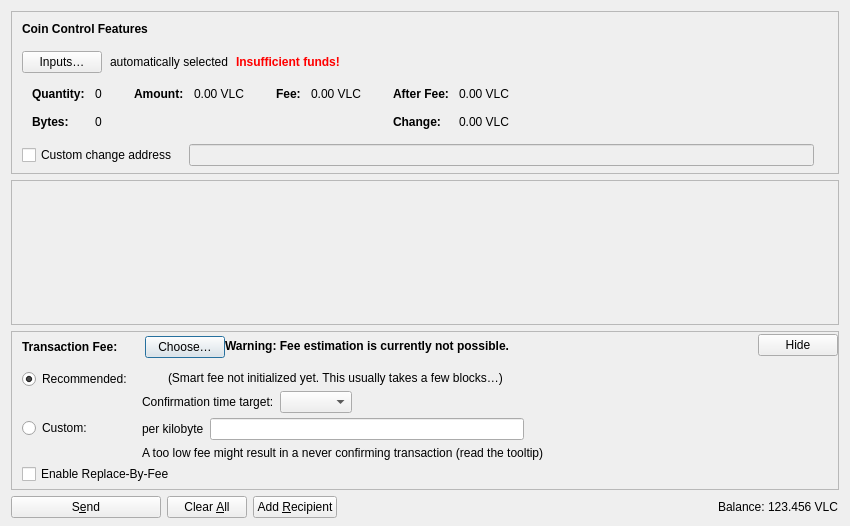
<?xml version="1.0" encoding="UTF-8"?>
<ui version="4.0">
 <class>SendCoinsDialog</class>
 <widget class="QDialog" name="SendCoinsDialog">
  <property name="geometry">
   <rect>
    <x>0</x>
    <y>0</y>
    <width>850</width>
    <height>526</height>
   </rect>
  </property>
  <property name="windowTitle">
   <string>Send Coins</string>
  </property>
  <layout class="QVBoxLayout" name="verticalLayout" stretch="0,1,0,0">
   <property name="bottomMargin">
    <number>8</number>
   </property>
   <item>
    <widget class="QFrame" name="frameCoinControl">
     <property name="sizePolicy">
      <sizepolicy hsizetype="Expanding" vsizetype="Expanding">
       <horstretch>0</horstretch>
       <verstretch>0</verstretch>
      </sizepolicy>
     </property>
     <property name="maximumSize">
      <size>
       <width>16777215</width>
       <height>16777215</height>
      </size>
     </property>
     <property name="frameShape">
      <enum>QFrame::StyledPanel</enum>
     </property>
     <property name="frameShadow">
      <enum>QFrame::Sunken</enum>
     </property>
     <layout class="QVBoxLayout" name="verticalLayoutCoinControl2">
      <property name="spacing">
       <number>0</number>
      </property>
      <property name="leftMargin">
       <number>0</number>
      </property>
      <property name="topMargin">
       <number>0</number>
      </property>
      <property name="rightMargin">
       <number>0</number>
      </property>
      <property name="bottomMargin">
       <number>6</number>
      </property>
      <item>
       <layout class="QVBoxLayout" name="verticalLayoutCoinControl" stretch="0,0,0,0,1">
        <property name="spacing">
         <number>0</number>
        </property>
        <property name="leftMargin">
         <number>10</number>
        </property>
        <property name="topMargin">
         <number>10</number>
        </property>
        <item>
         <layout class="QHBoxLayout" name="horizontalLayoutCoinControl1">
          <property name="bottomMargin">
           <number>15</number>
          </property>
          <item>
           <widget class="QLabel" name="labelCoinControlFeatures">
            <property name="sizePolicy">
             <sizepolicy hsizetype="Preferred" vsizetype="Maximum">
              <horstretch>0</horstretch>
              <verstretch>0</verstretch>
             </sizepolicy>
            </property>
            <property name="font">
             <font>
              <weight>75</weight>
              <bold>true</bold>
             </font>
            </property>
            <property name="styleSheet">
             <string notr="true">font-weight:bold;</string>
            </property>
            <property name="text">
             <string>Coin Control Features</string>
            </property>
           </widget>
          </item>
         </layout>
        </item>
        <item>
         <layout class="QHBoxLayout" name="horizontalLayoutCoinControl2" stretch="0,0,0,0">
          <property name="spacing">
           <number>8</number>
          </property>
          <property name="bottomMargin">
           <number>10</number>
          </property>
          <item>
           <widget class="QPushButton" name="pushButtonCoinControl">
            <property name="styleSheet">
             <string notr="true"/>
            </property>
            <property name="text">
             <string>Inputs…</string>
            </property>
            <property name="autoDefault">
             <bool>false</bool>
            </property>
           </widget>
          </item>
          <item>
           <widget class="QLabel" name="labelCoinControlAutomaticallySelected">
            <property name="text">
             <string>automatically selected</string>
            </property>
            <property name="margin">
             <number>5</number>
            </property>
           </widget>
          </item>
          <item>
           <widget class="QLabel" name="labelCoinControlInsuffFunds">
            <property name="font">
             <font>
              <weight>75</weight>
              <bold>true</bold>
             </font>
            </property>
            <property name="styleSheet">
             <string notr="true">color:red;font-weight:bold;</string>
            </property>
            <property name="text">
             <string>Insufficient funds!</string>
            </property>
            <property name="margin">
             <number>5</number>
            </property>
           </widget>
          </item>
          <item>
           <spacer name="horizontalSpacerCoinControl">
            <property name="orientation">
             <enum>Qt::Horizontal</enum>
            </property>
            <property name="sizeHint" stdset="0">
             <size>
              <width>40</width>
              <height>1</height>
             </size>
            </property>
           </spacer>
          </item>
         </layout>
        </item>
        <item>
         <widget class="QWidget" name="widgetCoinControl" native="true">
          <property name="sizePolicy">
           <sizepolicy hsizetype="Preferred" vsizetype="Preferred">
            <horstretch>0</horstretch>
            <verstretch>0</verstretch>
           </sizepolicy>
          </property>
          <property name="minimumSize">
           <size>
            <width>0</width>
            <height>0</height>
           </size>
          </property>
          <property name="styleSheet">
           <string notr="true"/>
          </property>
          <layout class="QHBoxLayout" name="horizontalLayoutCoinControl5">
           <property name="leftMargin">
            <number>0</number>
           </property>
           <property name="topMargin">
            <number>0</number>
           </property>
           <property name="rightMargin">
            <number>0</number>
           </property>
           <property name="bottomMargin">
            <number>0</number>
           </property>
           <item>
            <layout class="QHBoxLayout" name="horizontalLayoutCoinControl3" stretch="0,0,0,1">
             <property name="spacing">
              <number>20</number>
             </property>
             <property name="topMargin">
              <number>0</number>
             </property>
             <property name="bottomMargin">
              <number>10</number>
             </property>
             <item>
              <layout class="QFormLayout" name="formLayoutCoinControl1">
               <property name="labelAlignment">
                <set>Qt::AlignLeft|Qt::AlignVCenter</set>
               </property>
               <property name="horizontalSpacing">
                <number>10</number>
               </property>
               <property name="verticalSpacing">
                <number>14</number>
               </property>
               <property name="leftMargin">
                <number>10</number>
               </property>
               <property name="topMargin">
                <number>4</number>
               </property>
               <property name="rightMargin">
                <number>6</number>
               </property>
               <item row="0" column="0">
                <widget class="QLabel" name="labelCoinControlQuantityText">
                 <property name="font">
                  <font>
                   <weight>75</weight>
                   <bold>true</bold>
                  </font>
                 </property>
                 <property name="text">
                  <string>Quantity:</string>
                 </property>
                 <property name="margin">
                  <number>0</number>
                 </property>
                </widget>
               </item>
               <item row="0" column="1">
                <widget class="QLabel" name="labelCoinControlQuantity">
                 <property name="cursor">
                  <cursorShape>IBeamCursor</cursorShape>
                 </property>
                 <property name="contextMenuPolicy">
                  <enum>Qt::ActionsContextMenu</enum>
                 </property>
                 <property name="text">
                  <string notr="true">0</string>
                 </property>
                 <property name="margin">
                  <number>0</number>
                 </property>
                 <property name="textInteractionFlags">
                  <set>Qt::LinksAccessibleByMouse|Qt::TextSelectableByKeyboard|Qt::TextSelectableByMouse</set>
                 </property>
                </widget>
               </item>
               <item row="1" column="0">
                <widget class="QLabel" name="labelCoinControlBytesText">
                 <property name="font">
                  <font>
                   <weight>75</weight>
                   <bold>true</bold>
                  </font>
                 </property>
                 <property name="text">
                  <string>Bytes:</string>
                 </property>
                </widget>
               </item>
               <item row="1" column="1">
                <widget class="QLabel" name="labelCoinControlBytes">
                 <property name="cursor">
                  <cursorShape>IBeamCursor</cursorShape>
                 </property>
                 <property name="contextMenuPolicy">
                  <enum>Qt::ActionsContextMenu</enum>
                 </property>
                 <property name="text">
                  <string notr="true">0</string>
                 </property>
                 <property name="textInteractionFlags">
                  <set>Qt::LinksAccessibleByMouse|Qt::TextSelectableByKeyboard|Qt::TextSelectableByMouse</set>
                 </property>
                </widget>
               </item>
              </layout>
             </item>
             <item>
              <layout class="QFormLayout" name="formLayoutCoinControl2">
               <property name="horizontalSpacing">
                <number>10</number>
               </property>
               <property name="verticalSpacing">
                <number>14</number>
               </property>
               <property name="leftMargin">
                <number>6</number>
               </property>
               <property name="topMargin">
                <number>4</number>
               </property>
               <property name="rightMargin">
                <number>6</number>
               </property>
               <item row="0" column="0">
                <widget class="QLabel" name="labelCoinControlAmountText">
                 <property name="font">
                  <font>
                   <weight>75</weight>
                   <bold>true</bold>
                  </font>
                 </property>
                 <property name="text">
                  <string>Amount:</string>
                 </property>
                 <property name="margin">
                  <number>0</number>
                 </property>
                </widget>
               </item>
               <item row="0" column="1">
                <widget class="QLabel" name="labelCoinControlAmount">
                 <property name="cursor">
                  <cursorShape>IBeamCursor</cursorShape>
                 </property>
                 <property name="contextMenuPolicy">
                  <enum>Qt::ActionsContextMenu</enum>
                 </property>
                 <property name="text">
                  <string notr="true">0.00 VLC</string>
                 </property>
                 <property name="textInteractionFlags">
                  <set>Qt::LinksAccessibleByMouse|Qt::TextSelectableByKeyboard|Qt::TextSelectableByMouse</set>
                 </property>
                </widget>
               </item>
              </layout>
             </item>
             <item>
              <layout class="QFormLayout" name="formLayoutCoinControl3">
               <property name="horizontalSpacing">
                <number>10</number>
               </property>
               <property name="verticalSpacing">
                <number>14</number>
               </property>
               <property name="leftMargin">
                <number>6</number>
               </property>
               <property name="topMargin">
                <number>4</number>
               </property>
               <property name="rightMargin">
                <number>6</number>
               </property>
               <item row="0" column="0">
                <widget class="QLabel" name="labelCoinControlFeeText">
                 <property name="font">
                  <font>
                   <weight>75</weight>
                   <bold>true</bold>
                  </font>
                 </property>
                 <property name="text">
                  <string>Fee:</string>
                 </property>
                 <property name="margin">
                  <number>0</number>
                 </property>
                </widget>
               </item>
               <item row="0" column="1">
                <widget class="QLabel" name="labelCoinControlFee">
                 <property name="cursor">
                  <cursorShape>IBeamCursor</cursorShape>
                 </property>
                 <property name="contextMenuPolicy">
                  <enum>Qt::ActionsContextMenu</enum>
                 </property>
                 <property name="text">
                  <string notr="true">0.00 VLC</string>
                 </property>
                 <property name="textInteractionFlags">
                  <set>Qt::LinksAccessibleByMouse|Qt::TextSelectableByKeyboard|Qt::TextSelectableByMouse</set>
                 </property>
                </widget>
               </item>
              </layout>
             </item>
             <item>
              <layout class="QFormLayout" name="formLayoutCoinControl4">
               <property name="labelAlignment">
                <set>Qt::AlignLeft|Qt::AlignVCenter</set>
               </property>
               <property name="horizontalSpacing">
                <number>10</number>
               </property>
               <property name="verticalSpacing">
                <number>14</number>
               </property>
               <property name="leftMargin">
                <number>6</number>
               </property>
               <property name="topMargin">
                <number>4</number>
               </property>
               <property name="rightMargin">
                <number>6</number>
               </property>
               <item row="0" column="0">
                <widget class="QLabel" name="labelCoinControlAfterFeeText">
                 <property name="font">
                  <font>
                   <weight>75</weight>
                   <bold>true</bold>
                  </font>
                 </property>
                 <property name="text">
                  <string>After Fee:</string>
                 </property>
                 <property name="margin">
                  <number>0</number>
                 </property>
                </widget>
               </item>
               <item row="0" column="1">
                <widget class="QLabel" name="labelCoinControlAfterFee">
                 <property name="cursor">
                  <cursorShape>IBeamCursor</cursorShape>
                 </property>
                 <property name="contextMenuPolicy">
                  <enum>Qt::ActionsContextMenu</enum>
                 </property>
                 <property name="text">
                  <string notr="true">0.00 VLC</string>
                 </property>
                 <property name="textInteractionFlags">
                  <set>Qt::LinksAccessibleByMouse|Qt::TextSelectableByKeyboard|Qt::TextSelectableByMouse</set>
                 </property>
                </widget>
               </item>
               <item row="1" column="0">
                <widget class="QLabel" name="labelCoinControlChangeText">
                 <property name="font">
                  <font>
                   <weight>75</weight>
                   <bold>true</bold>
                  </font>
                 </property>
                 <property name="text">
                  <string>Change:</string>
                 </property>
                </widget>
               </item>
               <item row="1" column="1">
                <widget class="QLabel" name="labelCoinControlChange">
                 <property name="cursor">
                  <cursorShape>IBeamCursor</cursorShape>
                 </property>
                 <property name="contextMenuPolicy">
                  <enum>Qt::ActionsContextMenu</enum>
                 </property>
                 <property name="text">
                  <string notr="true">0.00 VLC</string>
                 </property>
                 <property name="textInteractionFlags">
                  <set>Qt::LinksAccessibleByMouse|Qt::TextSelectableByKeyboard|Qt::TextSelectableByMouse</set>
                 </property>
                </widget>
               </item>
              </layout>
             </item>
            </layout>
           </item>
          </layout>
         </widget>
        </item>
        <item>
         <layout class="QHBoxLayout" name="horizontalLayoutCoinControl4" stretch="0,0,0">
          <property name="spacing">
           <number>12</number>
          </property>
          <property name="sizeConstraint">
           <enum>QLayout::SetDefaultConstraint</enum>
          </property>
          <property name="topMargin">
           <number>5</number>
          </property>
          <property name="rightMargin">
           <number>5</number>
          </property>
          <item>
           <widget class="QCheckBox" name="checkBoxCoinControlChange">
            <property name="toolTip">
             <string>If this is activated, but the change address is empty or invalid, change will be sent to a newly generated address.</string>
            </property>
            <property name="text">
             <string>Custom change address</string>
            </property>
           </widget>
          </item>
          <item>
           <widget class="QValidatedLineEdit" name="lineEditCoinControlChange">
            <property name="enabled">
             <bool>false</bool>
            </property>
            <property name="sizePolicy">
             <sizepolicy hsizetype="Expanding" vsizetype="Fixed">
              <horstretch>0</horstretch>
              <verstretch>0</verstretch>
             </sizepolicy>
            </property>
           </widget>
          </item>
          <item>
           <widget class="QLabel" name="labelCoinControlChangeLabel">
            <property name="sizePolicy">
             <sizepolicy hsizetype="Preferred" vsizetype="Expanding">
              <horstretch>0</horstretch>
              <verstretch>0</verstretch>
             </sizepolicy>
            </property>
            <property name="minimumSize">
             <size>
              <width>0</width>
              <height>0</height>
             </size>
            </property>
            <property name="text">
             <string/>
            </property>
            <property name="margin">
             <number>3</number>
            </property>
           </widget>
          </item>
         </layout>
        </item>
        <item>
         <spacer name="verticalSpacerCoinControl">
          <property name="orientation">
           <enum>Qt::Vertical</enum>
          </property>
          <property name="sizeHint" stdset="0">
           <size>
            <width>800</width>
            <height>1</height>
           </size>
          </property>
         </spacer>
        </item>
       </layout>
      </item>
     </layout>
    </widget>
   </item>
   <item>
    <widget class="QScrollArea" name="scrollArea">
     <property name="widgetResizable">
      <bool>true</bool>
     </property>
     <widget class="QWidget" name="scrollAreaWidgetContents">
      <property name="geometry">
       <rect>
        <x>0</x>
        <y>0</y>
        <width>830</width>
        <height>104</height>
       </rect>
      </property>
      <layout class="QVBoxLayout" name="verticalLayout_2" stretch="0,1">
       <property name="leftMargin">
        <number>0</number>
       </property>
       <property name="topMargin">
        <number>0</number>
       </property>
       <property name="rightMargin">
        <number>0</number>
       </property>
       <property name="bottomMargin">
        <number>0</number>
       </property>
       <item>
        <layout class="QVBoxLayout" name="entries">
         <property name="spacing">
          <number>12</number>
         </property>
        </layout>
       </item>
       <item>
        <spacer name="verticalSpacer">
         <property name="orientation">
          <enum>Qt::Vertical</enum>
         </property>
         <property name="sizeHint" stdset="0">
          <size>
           <width>20</width>
           <height>40</height>
          </size>
         </property>
        </spacer>
       </item>
      </layout>
     </widget>
    </widget>
   </item>
   <item>
    <widget class="QFrame" name="frameFee">
     <property name="sizePolicy">
      <sizepolicy hsizetype="Expanding" vsizetype="Expanding">
       <horstretch>0</horstretch>
       <verstretch>0</verstretch>
      </sizepolicy>
     </property>
     <property name="maximumSize">
      <size>
       <width>16777215</width>
       <height>16777215</height>
      </size>
     </property>
     <property name="frameShape">
      <enum>QFrame::StyledPanel</enum>
     </property>
     <property name="frameShadow">
      <enum>QFrame::Sunken</enum>
     </property>
     <layout class="QVBoxLayout" name="verticalLayoutFee1">
      <property name="spacing">
       <number>0</number>
      </property>
      <property name="leftMargin">
       <number>0</number>
      </property>
      <property name="topMargin">
       <number>0</number>
      </property>
      <property name="rightMargin">
       <number>0</number>
      </property>
      <property name="bottomMargin">
       <number>0</number>
      </property>
      <item>
       <layout class="QVBoxLayout" name="verticalLayoutFee2" stretch="0,0,0">
        <property name="spacing">
         <number>0</number>
        </property>
        <property name="leftMargin">
         <number>10</number>
        </property>
        <property name="topMargin">
         <number>0</number>
        </property>
        <item>
         <layout class="QHBoxLayout" name="horizontalLayoutFee1">
          <property name="bottomMargin">
           <number>0</number>
          </property>
          <item>
           <layout class="QVBoxLayout" name="verticalLayoutFee7">
            <property name="spacing">
             <number>0</number>
            </property>
            <item>
             <spacer name="verticalSpacerSmartFee">
              <property name="orientation">
               <enum>Qt::Vertical</enum>
              </property>
              <property name="sizeType">
               <enum>QSizePolicy::Fixed</enum>
              </property>
              <property name="sizeHint" stdset="0">
               <size>
                <width>1</width>
                <height>4</height>
               </size>
              </property>
             </spacer>
            </item>
            <item>
             <layout class="QHBoxLayout" name="horizontalLayoutSmartFee">
              <property name="spacing">
               <number>10</number>
              </property>
              <item>
               <widget class="QLabel" name="labelFeeHeadline">
                <property name="sizePolicy">
                 <sizepolicy hsizetype="Preferred" vsizetype="Maximum">
                  <horstretch>0</horstretch>
                  <verstretch>0</verstretch>
                 </sizepolicy>
                </property>
                <property name="font">
                 <font>
                  <weight>75</weight>
                  <bold>true</bold>
                 </font>
                </property>
                <property name="styleSheet">
                 <string notr="true">font-weight:bold;</string>
                </property>
                <property name="text">
                 <string>Transaction Fee:</string>
                </property>
               </widget>
              </item>
              <item>
               <widget class="QLabel" name="labelFeeMinimized">
                <property name="text">
                 <string/>
                </property>
               </widget>
              </item>
              <item>
               <widget class="QPushButton" name="buttonChooseFee">
                <property name="text">
                 <string>Choose…</string>
                </property>
               </widget>
              </item>
             </layout>
            </item>
            <item>
             <spacer name="verticalSpacer_5">
              <property name="orientation">
               <enum>Qt::Vertical</enum>
              </property>
              <property name="sizeHint" stdset="0">
               <size>
                <width>1</width>
                <height>1</height>
               </size>
              </property>
             </spacer>
            </item>
           </layout>
          </item>
          <item>
           <widget class="QLabel" name="fallbackFeeWarningLabel">
            <property name="toolTip">
             <string>Using the fallbackfee can result in sending a transaction that will take several hours or days (or never) to confirm. Consider choosing your fee manually or wait until you have validated the complete chain.</string>
            </property>
            <property name="font">
            <font>
                <weight>75</weight>
                <bold>true</bold>
            </font>
            </property>
            <property name="text">
             <string>Warning: Fee estimation is currently not possible.</string>
            </property>
            <property name="wordWrap">
             <bool>false</bool>
            </property>
           </widget>
          </item>
          <item>
           <spacer name="horizontalSpacer_4">
            <property name="orientation">
             <enum>Qt::Horizontal</enum>
            </property>
            <property name="sizeType">
             <enum>QSizePolicy::MinimumExpanding</enum>
            </property>
            <property name="sizeHint" stdset="0">
             <size>
              <width>40</width>
              <height>20</height>
             </size>
            </property>
           </spacer>
          </item>
          <item>
           <widget class="QPushButton" name="buttonMinimizeFee">
            <property name="toolTip">
             <string>Hide transaction fee settings</string>
            </property>
            <property name="text">
             <string>Hide</string>
            </property>
           </widget>
          </item>
         </layout>
        </item>
        <item>
         <widget class="QFrame" name="frameFeeSelection">
          <layout class="QVBoxLayout" name="verticalLayoutFee12">
           <property name="spacing">
            <number>0</number>
           </property>
           <property name="leftMargin">
            <number>0</number>
           </property>
           <property name="topMargin">
            <number>0</number>
           </property>
           <property name="rightMargin">
            <number>0</number>
           </property>
           <property name="bottomMargin">
            <number>0</number>
           </property>
           <item>
            <layout class="QGridLayout" name="gridLayoutFee">
             <property name="topMargin">
              <number>10</number>
             </property>
             <property name="bottomMargin">
              <number>4</number>
             </property>
             <property name="horizontalSpacing">
              <number>10</number>
             </property>
             <property name="verticalSpacing">
              <number>4</number>
             </property>
             <item row="1" column="1">
              <layout class="QVBoxLayout" name="verticalLayoutFee8">
               <property name="spacing">
                <number>6</number>
               </property>
               <item>
                <layout class="QHBoxLayout" name="horizontalLayoutFee13">
                 <item>
                  <widget class="QLabel" name="labelCustomPerKilobyte">
                   <property name="toolTip">
                    <string>Specify a custom fee per kB (1,000 bytes) of the transaction's virtual size.

Note:  Since the fee is calculated on a per-byte basis, a fee rate of "100 satoshis per kvB" for a transaction size of 500 virtual bytes (half of 1 kvB) would ultimately yield a fee of only 50 satoshis.</string>
                   </property>
                   <property name="text">
                    <string>per kilobyte</string>
                   </property>
                  </widget>
                 </item>
                 <item>
                  <widget class="BitcoinAmountField" name="customFee"/>
                 </item>
                 <item>
                  <spacer name="horizontalSpacer_6">
                   <property name="orientation">
                    <enum>Qt::Horizontal</enum>
                   </property>
                   <property name="sizeHint" stdset="0">
                    <size>
                     <width>1</width>
                     <height>1</height>
                    </size>
                   </property>
                  </spacer>
                 </item>
                </layout>
               </item>
               <item>
                <layout class="QHBoxLayout" name="horizontalLayoutFee8">
                 <item>
                  <widget class="QLabel" name="labelCustomFeeWarning">
                   <property name="enabled">
                    <bool>true</bool>
                   </property>
                   <property name="toolTip">
                    <string>When there is less transaction volume than space in the blocks, miners as well as relaying nodes may enforce a minimum fee. Paying only this minimum fee is just fine, but be aware that this can result in a never confirming transaction once there is more demand for velincoin transactions than the network can process.</string>
                   </property>
                   <property name="text">
                    <string>A too low fee might result in a never confirming transaction (read the tooltip)</string>
                   </property>
                  </widget>
                 </item>
                 <item>
                  <spacer name="horizontalSpacer_2">
                   <property name="orientation">
                    <enum>Qt::Horizontal</enum>
                   </property>
                   <property name="sizeHint" stdset="0">
                    <size>
                     <width>1</width>
                     <height>1</height>
                    </size>
                   </property>
                  </spacer>
                 </item>
                </layout>
               </item>
              </layout>
             </item>
             <item row="0" column="0">
              <layout class="QVBoxLayout" name="verticalLayoutFee4" stretch="0,1">
               <item>
                <widget class="QRadioButton" name="radioSmartFee">
                 <property name="text">
                  <string>Recommended:</string>
                 </property>
                 <property name="checked">
                  <bool>true</bool>
                 </property>
                 <attribute name="buttonGroup">
                  <string notr="true">groupFee</string>
                 </attribute>
                </widget>
               </item>
               <item>
                <spacer name="verticalSpacer_2">
                 <property name="orientation">
                  <enum>Qt::Vertical</enum>
                 </property>
                 <property name="sizeHint" stdset="0">
                  <size>
                   <width>1</width>
                   <height>1</height>
                  </size>
                 </property>
                </spacer>
               </item>
              </layout>
             </item>
             <item row="1" column="0">
              <layout class="QVBoxLayout" name="verticalLayoutFee9" stretch="0,1">
               <item>
                <widget class="QRadioButton" name="radioCustomFee">
                 <property name="text">
                  <string>Custom:</string>
                 </property>
                 <attribute name="buttonGroup">
                  <string notr="true">groupFee</string>
                 </attribute>
                </widget>
               </item>
               <item>
                <spacer name="verticalSpacer_6">
                 <property name="orientation">
                  <enum>Qt::Vertical</enum>
                 </property>
                 <property name="sizeHint" stdset="0">
                  <size>
                   <width>1</width>
                   <height>1</height>
                  </size>
                 </property>
                </spacer>
               </item>
              </layout>
             </item>
             <item row="0" column="1">
              <layout class="QVBoxLayout" name="verticalLayoutFee3" stretch="0,0,1">
               <property name="spacing">
                <number>6</number>
               </property>
               <property name="topMargin">
                <number>2</number>
               </property>
               <item>
                <layout class="QHBoxLayout" name="horizontalLayoutFee12">
                 <item>
                  <widget class="QLabel" name="labelSmartFee">
                   <property name="text">
                    <string/>
                   </property>
                  </widget>
                 </item>
                 <item>
                  <widget class="QLabel" name="labelFeeEstimation">
                   <property name="text">
                    <string/>
                   </property>
                  </widget>
                 </item>
                 <item>
                  <widget class="QLabel" name="labelSmartFee2">
                   <property name="text">
                    <string>(Smart fee not initialized yet. This usually takes a few blocks…)</string>
                   </property>
                  </widget>
                 </item>
                 <item>
                  <spacer name="horizontalSpacer_5">
                   <property name="orientation">
                    <enum>Qt::Horizontal</enum>
                   </property>
                   <property name="sizeHint" stdset="0">
                    <size>
                     <width>1</width>
                     <height>1</height>
                    </size>
                   </property>
                  </spacer>
                 </item>
                </layout>
               </item>
               <item>
                <layout class="QHBoxLayout" name="horizontalLayoutFee9">
                 <item>
                  <layout class="QVBoxLayout" name="verticalLayoutFee6">
                   <item>
                    <widget class="QLabel" name="labelSmartFee3">
                     <property name="text">
                      <string>Confirmation time target:</string>
                     </property>
                    </widget>
                   </item>
                  </layout>
                 </item>
                 <item>
                  <layout class="QVBoxLayout" name="verticalLayoutFee5">
                   <property name="rightMargin">
                    <number>30</number>
                   </property>
                   <item>
                    <layout class="QHBoxLayout" name="horizontalLayoutConfTarget">
                     <property name="bottomMargin">
                      <number>0</number>
                     </property>
                     <item>
                      <widget class="QComboBox" name="confTargetSelector"/>
                     </item>
                     <item>
                      <spacer name="horizontalSpacerConfTarget">
                       <property name="orientation">
                        <enum>Qt::Horizontal</enum>
                       </property>
                       <property name="sizeHint" stdset="0">
                        <size>
                         <width>40</width>
                         <height>20</height>
                        </size>
                       </property>
                      </spacer>
                     </item>
                    </layout>
                   </item>
                  </layout>
                 </item>
                </layout>
               </item>
               <item>
                <spacer name="verticalSpacer_4">
                 <property name="orientation">
                  <enum>Qt::Vertical</enum>
                 </property>
                 <property name="sizeHint" stdset="0">
                  <size>
                   <width>1</width>
                   <height>1</height>
                  </size>
                 </property>
                </spacer>
               </item>
              </layout>
             </item>
            </layout>
           </item>
           <item>
            <widget class="QCheckBox" name="optInRBF">
             <property name="text">
              <string>Enable Replace-By-Fee</string>
             </property>
             <property name="toolTip">
              <string>With Replace-By-Fee (BIP-125) you can increase a transaction's fee after it is sent. Without this, a higher fee may be recommended to compensate for increased transaction delay risk.</string>
             </property>
            </widget>
           </item>
          </layout>
         </widget>
        </item>
        <item>
         <spacer name="verticalSpacerFee">
          <property name="orientation">
           <enum>Qt::Vertical</enum>
          </property>
          <property name="sizeHint" stdset="0">
           <size>
            <width>40</width>
            <height>5</height>
           </size>
          </property>
         </spacer>
        </item>
       </layout>
      </item>
     </layout>
    </widget>
   </item>
   <item>
    <layout class="QHBoxLayout" name="horizontalLayout">
     <item>
      <widget class="QPushButton" name="sendButton">
       <property name="minimumSize">
        <size>
         <width>150</width>
         <height>0</height>
        </size>
       </property>
       <property name="toolTip">
        <string>Confirm the send action</string>
       </property>
       <property name="text">
        <string>S&amp;end</string>
       </property>
       <property name="icon">
        <iconset resource="../bitcoin.qrc">
         <normaloff>:/icons/send</normaloff>:/icons/send</iconset>
       </property>
       <property name="autoDefault">
        <bool>false</bool>
       </property>
       <property name="default">
        <bool>false</bool>
       </property>
      </widget>
     </item>
     <item>
      <widget class="QPushButton" name="clearButton">
       <property name="sizePolicy">
        <sizepolicy hsizetype="Minimum" vsizetype="Fixed">
         <horstretch>0</horstretch>
         <verstretch>0</verstretch>
        </sizepolicy>
       </property>
       <property name="toolTip">
        <string>Clear all fields of the form.</string>
       </property>
       <property name="text">
        <string>Clear &amp;All</string>
       </property>
       <property name="icon">
        <iconset resource="../bitcoin.qrc">
         <normaloff>:/icons/remove</normaloff>:/icons/remove</iconset>
       </property>
       <property name="autoDefault">
        <bool>false</bool>
       </property>
      </widget>
     </item>
     <item>
      <widget class="QPushButton" name="addButton">
       <property name="toolTip">
        <string>Send to multiple recipients at once</string>
       </property>
       <property name="text">
        <string>Add &amp;Recipient</string>
       </property>
       <property name="icon">
        <iconset resource="../bitcoin.qrc">
         <normaloff>:/icons/add</normaloff>:/icons/add</iconset>
       </property>
       <property name="autoDefault">
        <bool>false</bool>
       </property>
      </widget>
     </item>
     <item>
      <spacer name="horizontalSpacer">
       <property name="orientation">
        <enum>Qt::Horizontal</enum>
       </property>
       <property name="sizeHint" stdset="0">
        <size>
         <width>40</width>
         <height>20</height>
        </size>
       </property>
      </spacer>
     </item>
     <item>
      <layout class="QHBoxLayout" name="horizontalLayout_2">
       <property name="spacing">
        <number>3</number>
       </property>
       <item>
        <widget class="QLabel" name="labelBalanceName">
         <property name="sizePolicy">
          <sizepolicy hsizetype="Preferred" vsizetype="Fixed">
           <horstretch>0</horstretch>
           <verstretch>0</verstretch>
          </sizepolicy>
         </property>
         <property name="text">
          <string>Balance:</string>
         </property>
        </widget>
       </item>
       <item>
        <widget class="QLabel" name="labelBalance">
         <property name="sizePolicy">
          <sizepolicy hsizetype="Preferred" vsizetype="Fixed">
           <horstretch>0</horstretch>
           <verstretch>0</verstretch>
          </sizepolicy>
         </property>
         <property name="cursor">
          <cursorShape>IBeamCursor</cursorShape>
         </property>
         <property name="text">
          <string notr="true">123.456 VLC</string>
         </property>
         <property name="textInteractionFlags">
          <set>Qt::LinksAccessibleByMouse|Qt::TextSelectableByKeyboard|Qt::TextSelectableByMouse</set>
         </property>
        </widget>
       </item>
      </layout>
     </item>
    </layout>
   </item>
  </layout>
 </widget>
 <customwidgets>
  <customwidget>
   <class>QValidatedLineEdit</class>
   <extends>QLineEdit</extends>
   <header>qt/qvalidatedlineedit.h</header>
  </customwidget>
  <customwidget>
   <class>BitcoinAmountField</class>
   <extends>QLineEdit</extends>
   <header>qt/bitcoinamountfield.h</header>
   <container>1</container>
  </customwidget>
 </customwidgets>
 <resources>
  <include location="../bitcoin.qrc"/>
 </resources>
 <connections/>
 <buttongroups>
  <buttongroup name="groupFee"/>
 </buttongroups>
</ui>
